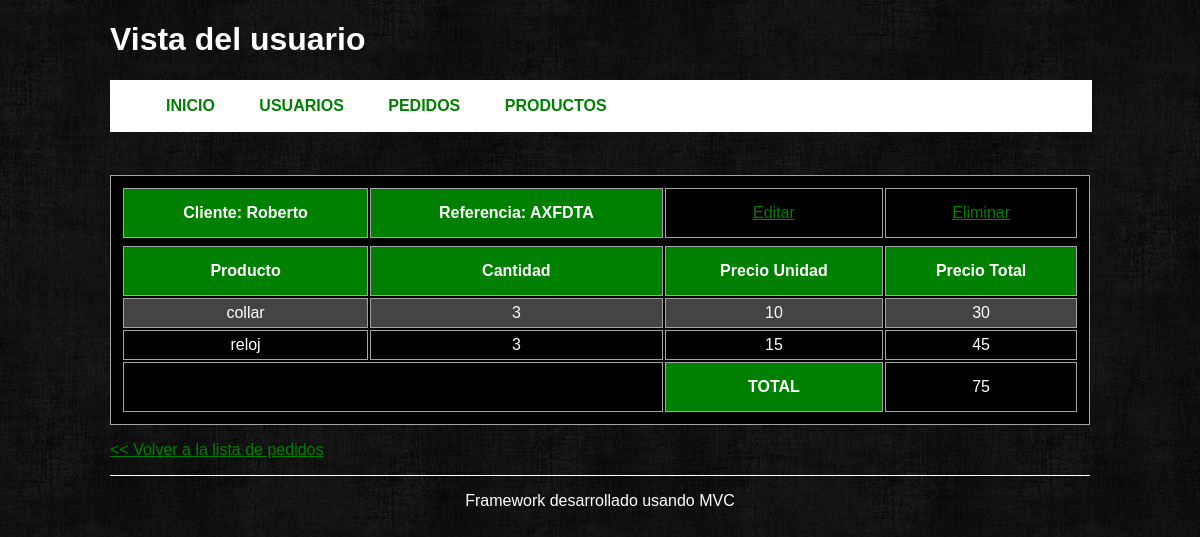
Page /order/view/1 on the earlier database version.
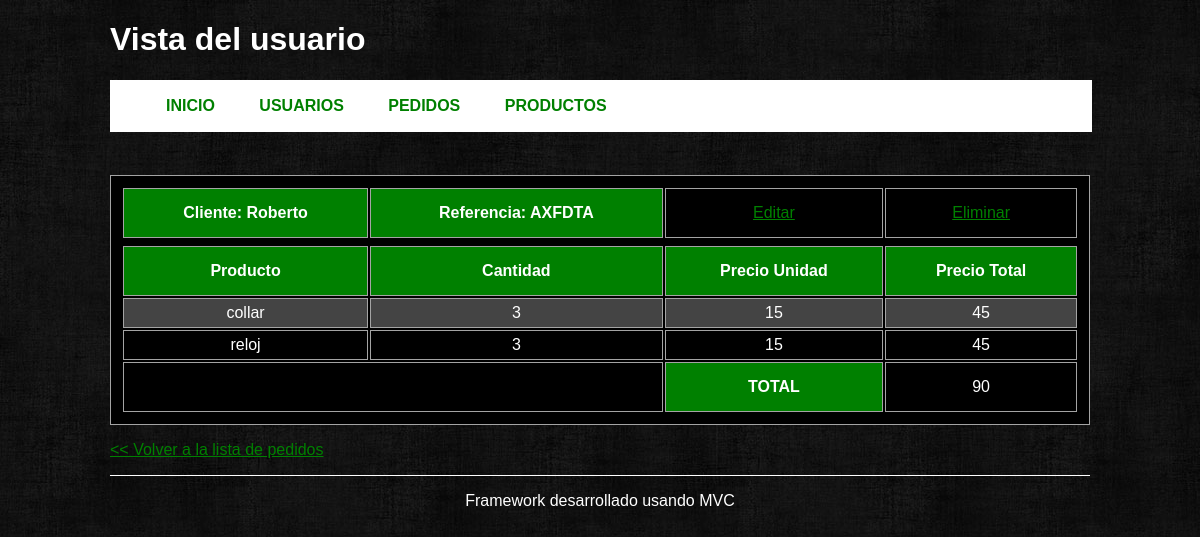
Same page on the later database version.
### tables this page shows
CREATE TABLE IF NOT EXISTS `usuarios` (
  `id` int(10) NOT NULL AUTO_INCREMENT,
  `dni` varchar(9) NOT NULL,
  `nombre` varchar(20) NOT NULL,
  `apellidos` varchar(50) NOT NULL,
  PRIMARY KEY (`id`)
);

CREATE TABLE IF NOT EXISTS `pedidos` (
  `id` int(11) NOT NULL AUTO_INCREMENT,
  `referencia` varchar(6) NOT NULL,
  `id_usuario` int(10) NOT NULL,
  PRIMARY KEY (`id`)
);

CREATE TABLE IF NOT EXISTS `productos` (
  `id` int(11) NOT NULL AUTO_INCREMENT,
  `nombre` varchar(30) NOT NULL,
  `precio` int(4) NOT NULL,
  PRIMARY KEY (`id`)
);

CREATE TABLE IF NOT EXISTS `pedidos_productos` (
  `id` int(11) NOT NULL AUTO_INCREMENT,
  `id_pedido` int(10) NOT NULL,
  `id_producto` int(11) NOT NULL,
  `cantidad` int(2) NOT NULL,
  PRIMARY KEY (`id`)
);

### application/Request.php (called while the page is built, shortened)
<?php
class Request{
    private $_controller;
    public function __construct() {
        if(isset($_GET['url'])) {
            $url = filter_input(INPUT_GET, 'url', FILTER_SANITIZE_URL);
            $url = explode('/', $url);
            $url = array_filter($url);
            $this->_controller = strtolower(array_shift($url));
        }
    }
    public function getController() {return $this->_controller;}
}

### controllers/orderController.php (called while the page is built, shortened)
<?php
class orderController extends Controller {
    private $_order;
    public function __construct () {
        $this->_order = $this->loadModel('order');
    }
    public function view($orderid) {
        $this->_view->order = $this->_order->getOrderById($orderid);
        $this->_view->title = "Vista del usuario";
        $this->_view->render('view');
    }
}

### index.php (called while the page is built, shortened)
<?php
require_once APP_PATH . 'Request.php';
require_once APP_PATH . 'Bootstrap.php';
require_once APP_PATH . 'Controller.php';
require_once APP_PATH . 'Model.php';
require_once APP_PATH . 'View.php';
try{
    Bootstrap::run(new Request);
}catch(Exception $e){
    echo $e->getMessage();;
}
?>

### application/Model.php (called while the page is built, shortened)
<?php
class Model {
    public function __construct() {
        $this->_db = new Database();
    }
}

### models/orderModel.php (called while the page is built, shortened)
<?php
class orderModel extends Model {
    public function getOrderById($id) {
        $order = $this->_db->prepare(
               "SELECT
                pedidos.id, pedidos.referencia, pedidos_productos.cantidad,
                usuarios.nombre as usuario, usuarios.id as usuario_id,
                productos.nombre, productos.precio,
                (pedidos_productos.cantidad * productos.precio) AS precio_total
                FROM    pedidos, pedidos_productos, productos, usuarios
                WHERE   pedidos_productos.id_pedido = ?
                AND     pedidos.id = ?
                AND     pedidos_productos.id_producto = productos.id
                AND     usuarios.id = pedidos.id_usuario"
                );
        $order->bindParam(1, $id, PDO::PARAM_INT);
        $order->bindParam(2, $id, PDO::PARAM_INT);
        $order->execute();
        return $order->fetchall(PDO::FETCH_ASSOC);
    }
}

### application/Controller.php (called while the page is built, shortened)
<?php
abstract class Controller {
    protected function loadModel($model) {
        $model = $model . 'Model';
        $pathModel = ROOT . 'models' . DS . $model . '.php';
        if(is_readable($pathModel)) {
            $model = new $model;
            return $model;
        }
        else {
            throw new Exception("Error de Modelo");
        }
    }
}

### views/order/view.phtml (the view, shortened to what this page needs)
<?php if(isset($this->order)  && count($this->order)): ?>
<table>
    <tr>
        <th>
            <a href="<?php echo BASE_URL ?>user/view/<?php echo $this->order[0]['usuario_id'] ?>">Cliente: <?php  echo $this->order[0]['usuario']?></a></th>
        <th>Referencia: <?php echo $this->order[0]['referencia'] ?></th>
        <td>
            <a href="<?php echo BASE_URL . 'order/edit/' . $this->order[0]['id']; ?>">Editar</a>
        </td>
        <td>
            <a href="<?php echo BASE_URL . 'order/delete/' . $this->order[0]['id']; ?>">Eliminar</a>
        </td>
    </tr>
    <tr>
        <th>Producto</th>
        <th>Cantidad</th>
        <th>Precio Unidad</th>
        <th>Precio Total</th>
    </tr>
    <?php
        $total = 0;
        foreach ($this->order as $order):
    ?>
    <tr id="cuerpo">
        <?php $total += $order['precio_total'];?>
        <td><?php echo $order['nombre']?></td>
        <td><?php echo $order['cantidad']?></td>
        <td><?php echo $order['precio']?></td>
        <td><?php echo $order['precio_total']?></td>
    </tr>
<?php endforeach; ?>
    <tr>
        <td colspan="2">&nbsp;</td>
        <th>TOTAL</th>
        <td><?php echo $total ?></td>
    </tr>
</table>
<?php else: ?>
    <p><strong>No hay datos en la base de datos</strong></p>
<?php endif; ?>
<p><a href="<?php echo BASE_URL . 'order' ?>">&lt;&lt; Volver a la lista de pedidos</a></p>

### application/Bootstrap.php (shortened to what this page needs)
<?php
class Bootstrap {
    public static function run(Request $request) {
        $controller     = $request->getController() . 'Controller';
        $pathController = ROOT . 'controllers' . DS . $controller . '.php';
        $method         = $request->getMethod();
        $args           = $request->getArgs();
        if(is_readable($pathController)) {
            $controller = new $controller;
            if(isset($args)) {
                call_user_func_array(array($controller, $method), $args);
            }
            else {
                call_user_func(array($controller, $method));
            }
        }
        else {
            throw new Exception("No encontrado");
        }
    }
}

### application/View.php
<?php
class View {
    private $_controller;
    public function __construct (Request $request) {
        $this->_controller = $request->getController();
    }
    public function render($view, $item = false) {
        $menu = array(
            array(
                'id'    => 'inicio',
                'title' => 'Inicio',
                'url'   => BASE_URL
                ),
            array(
                'id'    => 'usuarios',
                'title' => 'Usuarios',
                'url'   => BASE_URL . 'user/'
                ),
            array(
                'id'    => 'pedidos',
                'title' => 'Pedidos',
                'url'   => BASE_URL . 'order/'
                ),
            array(
                'id'    => 'productos',
                'title' => 'Productos',
                'url'   => BASE_URL . 'product/'
                ),
            );
        $layoutParams = array(
            'css_path' => BASE_URL . 'views/layout/' . DEFAULT_LAYOUT . '/css',
            'img_path' => BASE_URL . 'views/layout/' . DEFAULT_LAYOUT . '/img',
            'js_path'  => BASE_URL . 'views/layout/' . DEFAULT_LAYOUT . '/js',
            'menu'     => $menu);
        $pathView = ROOT . 'views' . DS . $this->_controller . DS . $view . '.phtml';
        if(is_readable($pathView)) {
            include_once ROOT . 'views' . DS . 'layout' . DS . DEFAULT_LAYOUT . DS . 'header.php';
            include_once $pathView;
            include_once ROOT . 'views' . DS . 'layout' . DS . DEFAULT_LAYOUT . DS . 'footer.php';
        }
        else {
            throw new Exception('La vista no se ha cargado');
        }
    }
}

### views/layout/default/header.php (shortened to what this page needs)
<!DOCTYPE html>
<html>
<head>
    <link rel="stylesheet" href="<?php echo $layoutParams['css_path'] ?>/style.css"/>
</head>
<body>
    <div id="main">
        <h1><?php echo isset($this->title) ? $this->title : 'Índice general'; ?></h1>
        <div id="top_menu">
            <ul>
                <?php if(isset($layoutParams['menu'])): ?>
                <?php for ($i=0; $i < count($layoutParams['menu']) ; $i++): ?>
                    <li><a href="<?php echo $layoutParams['menu'][$i]['url']; ?>" >
                        <?php echo $layoutParams['menu'][$i]['title']; ?></a></li>
                <?php endfor; ?>
                <?php endif; ?>
            </ul>
        </div>

### views/layout/default/footer.php
    <footer>
        <p>Framework desarrollado usando MVC</p>
    </footer>
    </div>
</body>
</html>

### views/layout/default/css/style.css (style rules this page uses)
body { color: white; background: transparent url('../img/fondo.jpeg') repeat; font-family: Arial, Helvetica, Verdana; }
a, a:visited { color:green; }
#main { width: 980px; margin: 0 auto; }
#top_menu { width: 100%; text-transform: uppercase; background: white; padding: 1px; font-weight: bold; margin-bottom: 25px }
#top_menu li { display: inline; padding: 10px 15px; margin-right: 10px; }
#top_menu a { text-decoration: none; }
table { width: 980px; text-align: center; background: black; border: 1px solid #A4A4A4; border-collapse: separate; padding: 10px }
th a, th a:visited { color:white; text-decoration: none }
td { padding: 5px; border: 1px solid #A4A4A4; border-collapse: separate; }
th { padding: 15px; background: green; border: 1px solid #A4A4A4; border-collapse: separate; }
#cuerpo:nth-child(2n) { background: #444 }
footer { margin-top: 15px; border-top: 1px solid white; text-align: center; }
footer p { padding: 0; }

Differences in the rows shown:
changed through a linked row, pedidos "AXFDTA": productos.precio "10" → "15"; precio_total "30" → "45"
Other differences:
$total: "75" → "90"
